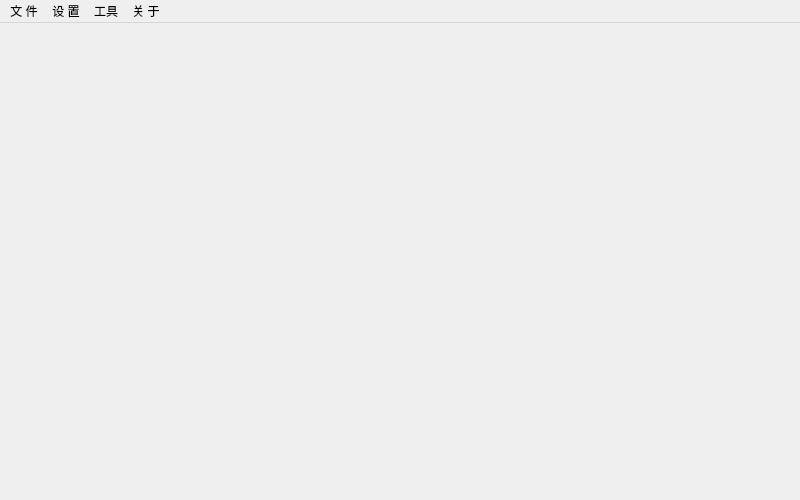
<?xml version="1.0" encoding="UTF-8"?>
<ui version="4.0">
 <class>MainWindow</class>
 <widget class="QMainWindow" name="MainWindow">
  <property name="geometry">
   <rect>
    <x>0</x>
    <y>0</y>
    <width>800</width>
    <height>500</height>
   </rect>
  </property>
  <property name="sizePolicy">
   <sizepolicy hsizetype="Preferred" vsizetype="Preferred">
    <horstretch>0</horstretch>
    <verstretch>0</verstretch>
   </sizepolicy>
  </property>
  <property name="contextMenuPolicy">
   <enum>Qt::NoContextMenu</enum>
  </property>
  <property name="windowTitle">
   <string>批量自动Android打包工具</string>
  </property>
  <property name="windowIcon">
   <iconset>
    <normaloff>../Resource/Ico/favicon.ico</normaloff>../Resource/Ico/favicon.ico</iconset>
  </property>
  <widget class="QWidget" name="centralWidget">
   <layout class="QHBoxLayout" name="horizontalLayout_2"/>
  </widget>
  <widget class="QMenuBar" name="menuBar">
   <property name="geometry">
    <rect>
     <x>0</x>
     <y>0</y>
     <width>800</width>
     <height>23</height>
    </rect>
   </property>
   <widget class="QMenu" name="menu_1">
    <property name="title">
     <string>文 件</string>
    </property>
    <addaction name="actionImportDb"/>
    <addaction name="actionExportDb"/>
    <addaction name="actionImportZySingle"/>
   </widget>
   <widget class="QMenu" name="menu_3">
    <property name="title">
     <string>关 于</string>
    </property>
    <addaction name="actionHelp"/>
    <addaction name="actionVersion"/>
    <addaction name="actionUpdata"/>
    <addaction name="actionDonate"/>
   </widget>
   <widget class="QMenu" name="menu_2">
    <property name="title">
     <string>设 置</string>
    </property>
    <addaction name="actionSetJdk"/>
    <addaction name="actionSetKey"/>
    <addaction name="actionSourceSetting"/>
    <addaction name="actionDecPkSetting"/>
    <addaction name="actionSetVersion"/>
    <addaction name="actionSetZySingle"/>
   </widget>
   <widget class="QMenu" name="menu">
    <property name="title">
     <string>工具</string>
    </property>
    <addaction name="actionDePack"/>
   </widget>
   <addaction name="menu_1"/>
   <addaction name="menu_2"/>
   <addaction name="menu"/>
   <addaction name="menu_3"/>
  </widget>
  <action name="actionHelp">
   <property name="text">
    <string>帮 助</string>
   </property>
   <property name="statusTip">
    <string>帮助信息及文档</string>
   </property>
   <property name="whatsThis">
    <string>帮助信息及文档</string>
   </property>
  </action>
  <action name="actionVersion">
   <property name="text">
    <string>版 本</string>
   </property>
   <property name="statusTip">
    <string>版本信息</string>
   </property>
   <property name="whatsThis">
    <string>版本信息</string>
   </property>
  </action>
  <action name="actionUpdata">
   <property name="text">
    <string>检查更新</string>
   </property>
   <property name="statusTip">
    <string>检查新版本</string>
   </property>
   <property name="whatsThis">
    <string>检查新版本</string>
   </property>
  </action>
  <action name="actionSetJdk">
   <property name="text">
    <string>设置jdk路径</string>
   </property>
   <property name="statusTip">
    <string>设置你的java sdk 路径</string>
   </property>
   <property name="whatsThis">
    <string>设置你的java sdk 路径</string>
   </property>
  </action>
  <action name="actionImportDb">
   <property name="text">
    <string>导入数据</string>
   </property>
   <property name="statusTip">
    <string>导出设置的数据</string>
   </property>
   <property name="whatsThis">
    <string>导出设置的数据</string>
   </property>
  </action>
  <action name="actionExportDb">
   <property name="text">
    <string>导出数据</string>
   </property>
   <property name="statusTip">
    <string>导入设置的数据</string>
   </property>
   <property name="whatsThis">
    <string>导入设置的数据</string>
   </property>
  </action>
  <action name="actionSetKey">
   <property name="text">
    <string>设置密钥</string>
   </property>
   <property name="statusTip">
    <string>设置打包用的公私密钥</string>
   </property>
   <property name="whatsThis">
    <string>设置打包用的公私密钥</string>
   </property>
  </action>
  <action name="actionSourceSetting">
   <property name="text">
    <string>源码打包设置</string>
   </property>
   <property name="statusTip">
    <string>通过设置源码位置来打包</string>
   </property>
   <property name="whatsThis">
    <string>通过设置源码位置来打包</string>
   </property>
  </action>
  <action name="actionDecPkSetting">
   <property name="text">
    <string>反编译打包设置</string>
   </property>
   <property name="statusTip">
    <string>通过反编译打好的apk来重新批量打包</string>
   </property>
   <property name="whatsThis">
    <string>通过反编译打好的apk来重新批量打包</string>
   </property>
  </action>
  <action name="actionSetVersion">
   <property name="text">
    <string>设置版本号</string>
   </property>
   <property name="statusTip">
    <string>设置打包的版本号</string>
   </property>
  </action>
  <action name="actionDonate">
   <property name="text">
    <string>捐赠</string>
   </property>
   <property name="statusTip">
    <string>支持作者</string>
   </property>
   <property name="whatsThis">
    <string>支持作者</string>
   </property>
  </action>
  <action name="actionImportZySingle">
   <property name="text">
    <string>导入掌阅单本书书单</string>
   </property>
  </action>
  <action name="actionSetZySingle">
   <property name="text">
    <string>掌阅单本书设置</string>
   </property>
  </action>
  <action name="actionDePack">
   <property name="text">
    <string>解包工具</string>
   </property>
   <property name="statusTip">
    <string>拆解Apk包</string>
   </property>
   <property name="whatsThis">
    <string>拆解Apk包</string>
   </property>
  </action>
 </widget>
 <layoutdefault spacing="6" margin="11"/>
 <resources/>
 <connections/>
</ui>
